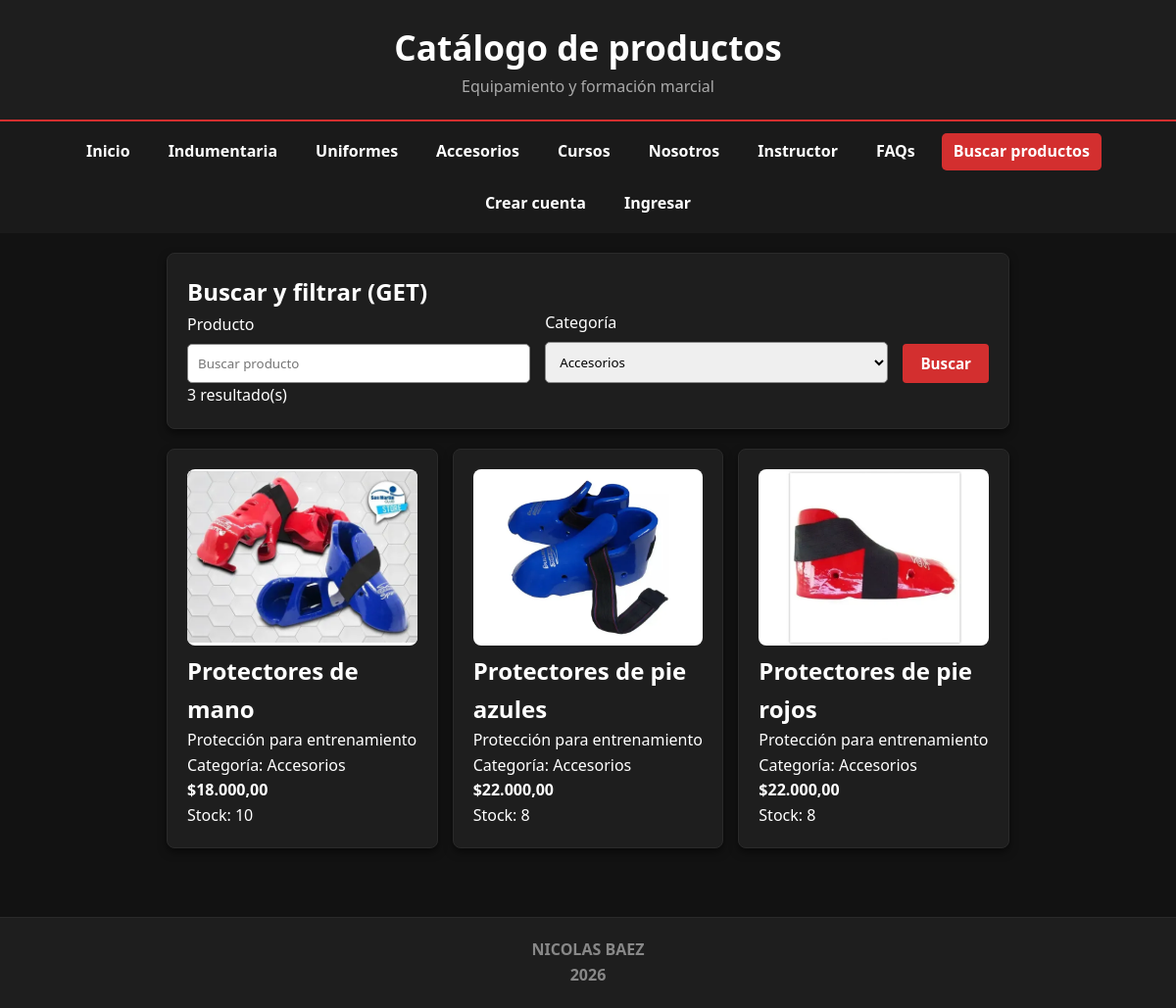
The page /productos.php?categoria=3 on the database its author committed.
### tables this page shows
CREATE TABLE IF NOT EXISTS productos (
 id INT AUTO_INCREMENT PRIMARY KEY, categoria_id INT NOT NULL, nombre VARCHAR(160) NOT NULL,
 descripcion TEXT NOT NULL, precio DECIMAL(12,2) NOT NULL DEFAULT 0, imagen VARCHAR(255) DEFAULT NULL,
 stock INT NOT NULL DEFAULT 0,
 created_at TIMESTAMP DEFAULT CURRENT_TIMESTAMP, updated_at TIMESTAMP DEFAULT CURRENT_TIMESTAMP ON UPDATE CURRENT_TIMESTAMP,
 FOREIGN KEY (categoria_id) REFERENCES categorias(id),
 CONSTRAINT chk_precio CHECK (precio >= 0), CONSTRAINT chk_stock CHECK (stock >= 0)
);

CREATE TABLE IF NOT EXISTS categorias (
 id INT AUTO_INCREMENT PRIMARY KEY, nombre VARCHAR(90) NOT NULL UNIQUE,
 created_at TIMESTAMP DEFAULT CURRENT_TIMESTAMP, updated_at TIMESTAMP DEFAULT CURRENT_TIMESTAMP ON UPDATE CURRENT_TIMESTAMP
);

### config/helpers.php (called while the page is built, shortened)
<?php
function e(mixed $value): string { return htmlspecialchars((string)$value, ENT_QUOTES | ENT_SUBSTITUTE, 'UTF-8'); }
function input_text(mixed $value, int $limit = 255): string {
    return mb_substr(trim($value), 0, $limit, 'UTF-8');
}

### productos.php (the view, shortened to what this page needs)
<?php
require_once __DIR__ . '/config/conexion.php';
$busqueda=input_text($_GET['q'] ?? '', 100);
$categoria=filter_var($_GET['categoria'] ?? 0, FILTER_VALIDATE_INT) ?: 0;
$categorias=$pdo->prepare('SELECT id,nombre FROM categorias ORDER BY nombre'); $categorias->execute();
$sql='SELECT p.*,c.nombre AS categoria FROM productos p JOIN categorias c ON c.id=p.categoria_id WHERE 1=1'; $params=[];
if ($categoria > 0) { $sql.=' AND p.categoria_id=:categoria';$params[':categoria']=$categoria; }
$sql.=' ORDER BY p.nombre ASC'; $stmt=$pdo->prepare($sql);$stmt->execute($params);$productos=$stmt->fetchAll();
require __DIR__ . '/includes/header.php';
?>
<header role="banner"><h1>Catálogo de productos</h1><p>Equipamiento y formación marcial</p></header>
<?php require __DIR__ . '/includes/nav.php'; ?>
<main class="container"><div class="card"><h2>Buscar y filtrar (GET)</h2>
<form method="GET" action="productos.php" class="filtros">
<label>Producto <input name="q" value="<?= e($busqueda) ?>" placeholder="Buscar producto"></label>
<label>Categoría <select name="categoria"><option value="0">Todas</option><?php foreach ($categorias as $c): ?><option value="<?= (int)$c['id'] ?>" <?= $categoria===(int)$c['id']?'selected':'' ?>><?= e($c['nombre']) ?></option><?php endforeach; ?></select></label>
<button class="btn-comprar" type="submit">Buscar</button></form>
<p><?= count($productos) ?> resultado(s)</p></div>
<div class="catalogo-grid"><?php foreach ($productos as $p): ?><article class="card">
<?php if ($p['imagen']): ?><img class="producto-foto" src="<?= e($p['imagen']) ?>" alt="<?= e($p['nombre']) ?>"><?php endif; ?>
<h2><?= e($p['nombre']) ?></h2><p><?= e($p['descripcion']) ?></p><p>Categoría: <?= e($p['categoria']) ?></p><strong>$<?= e(number_format((float)$p['precio'],2,',','.')) ?></strong><p>Stock: <?= (int)$p['stock'] ?></p></article><?php endforeach; ?></div>
</main><?php require __DIR__ . '/includes/footer.php'; ?>

### estilos.css (style rules this page uses)
* { margin: 0; padding: 0; box-sizing: border-box; font-family: 'Segoe UI', Tahoma, Geneva, Verdana, sans-serif; }
body { background-color: #121212 !important; color: #ffffff !important; line-height: 1.6; }
header { background-color: #1e1e1e; text-align: center; padding: 20px 10px; border-bottom: 2px solid #d32f2f; }
header h1 { color: #ffffff; font-size: 2.2rem; }
header p { color: #aaaaaa; }
.container { max-width: 900px; margin: 0 auto; padding: 20px; }
.card { background-color: #1e1e1e !important; color: #ffffff !important; padding: 20px; border-radius: 8px; margin-bottom: 20px; border: 1px solid #2a2a2a; box-shadow: 0 4px 8px rgba(0,0,0,0.5); }
.btn-comprar, .btn-tema { background-color: #d32f2f; color: #ffffff; border: none; padding: 10px 18px; border-radius: 4px; cursor: pointer; font-weight: bold; font-size: 0.95rem; transition: background 0.2s; }
.filtros,.form-admin { display: flex; flex-wrap: wrap; gap: 15px; align-items: end; }
.filtros label,.form-admin label { display: flex; flex-direction: column; gap: 6px; flex: 1 1 210px; }
.filtros input,.filtros select,.form-admin input,.form-admin textarea,.form-admin select { box-sizing: border-box; width: 100%; padding: 10px; border-radius: 5px; border: 1px solid #888; }
.catalogo-grid { display: grid; grid-template-columns: repeat(auto-fit,minmax(240px,1fr)); gap: 15px; }
.producto-foto { width: 100%; height: 180px; object-fit: contain; background: white; border-radius: 8px; }

### rows shown on the page
productos: imagen (picture), nombre "Protectores de mano", descripcion "Protección para entrenamiento", categoria.nombre "Accesorios", precio "18.000,00", stock "10"
productos: imagen (picture), nombre "Protectores de pie azules", descripcion "Protección para entrenamiento", categoria.nombre "Accesorios", precio "22.000,00", stock "8"
productos: imagen (picture), nombre "Protectores de pie rojos", descripcion "Protección para entrenamiento", categoria.nombre "Accesorios", precio "22.000,00", stock "8"

### other values the page prints
$etiqueta "Inicio"
$etiqueta "Indumentaria"
$etiqueta "Uniformes"
$etiqueta "Accesorios"
$etiqueta "Cursos"
$etiqueta "Nosotros"
$etiqueta "Instructor"
$etiqueta "FAQs"
$etiqueta "Buscar productos"
$etiqueta "Crear cuenta"
$etiqueta "Ingresar"
count($productos) "3"
form field categoria "Accesorios"
